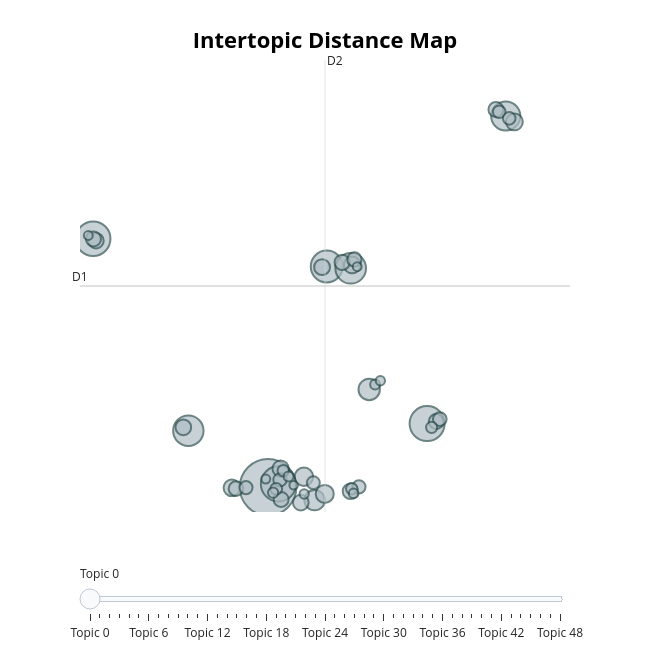

Write notebook code for a chart like this one.
### Markdown cell above
#### 5.2.3 Visualisation

### Code cell
topic_model.visualize_topics()

### Figure 1 — Plotly figure (JSON) as saved in the notebook; plotly's stock layout.template omitted (floating-point values rounded to 4 significant figures; data arrays with more than 128 entries replaced by an {"elided": "..."} marker saying what was removed)
{"data": [{"customdata": {"elided": "49x3 mixed values"}, "hovertemplate": "<b>Topic %{customdata[0]}</b><br>%{customdata[1]}<br>Size: %{customdata[2]}", "legendgroup": "", "marker": {"color": "#B0BEC5", "size": [482, 186, 185, 180, 153, 141, 139, 128, 69, 63, 51, 49, 43, 43, 41, 40, 38, 37, 37, 36, 36, 35, 34, 34, 34, 33, 32, 31, 28, 27, 26, 26, 25, 24, 24, 21, 20, 20, 19, 16, 15, 15, 14, 13, 13, 12, 12, 12, 11], "sizemode": "area", "sizeref": 0.3013, "symbol": "circle", "line": {"color": "DarkSlateGrey", "width": 2}}, "mode": "markers", "name": "", "orientation": "v", "showlegend": false, "x": [3.929, 4.257, 8.951, -1.593, 5.781, 6.539, 1.412, 11.43, 7.122, 5.399, 5.061, 5.719, 11.71, 6.584, 2.786, 4.326, 5.634, 1.254, 4.963, 6.53, -1.503, 6.268, 4.341, 11.12, -1.583, 9.238, 2.916, 6.654, 9.35, 4.306, 3.232, 6.799, 5.359, 11.23, 11.54, 4.187, 6.572, 4.41, 9.094, 4.089, 4.576, 7.309, 6.63, 5.069, 7.474, -1.746, 6.744, 3.857, 4.737], "xaxis": "x", "y": [-2.212, -2.06, 0.7713, 9.439, 8.136, 8.054, 0.435, 15.2, 2.372, -2.819, -1.719, -2.528, 14.92, 8.213, -2.243, -1.343, 8.109, 0.5933, -2.936, -2.403, 9.351, 8.332, -2.785, 15.5, 9.43, 0.8693, -2.28, 8.468, 0.98, -1.868, -2.231, -2.195, -1.999, 15.4, 15.09, -2.29, -2.285, -1.441, 0.5938, -2.471, -1.716, 2.599, -2.504, -2.531, 2.78, 9.593, 8.131, -1.831, -2.122], "yaxis": "y", "type": "scatter"}], "layout": {"xaxis": {"anchor": "y", "domain": [0.0, 1.0], "title": {"text": ""}, "visible": false, "range": [-2.008, 13.46]}, "yaxis": {"anchor": "x", "domain": [0.0, 1.0], "title": {"text": ""}, "visible": false, "range": [-3.376, 17.82]}, "legend": {"tracegroupgap": 0, "itemsizing": "constant"}, "margin": {"t": 60}, "title": {"font": {"size": 22, "color": "Black"}, "text": "<b>Intertopic Distance Map</b>", "y": 0.95, "x": 0.5, "xanchor": "center", "yanchor": "top"}, "hoverlabel": {"font": {"size": 16, "family": "Rockwell"}, "bgcolor": "white"}, "width": 650, "height": 650, "sliders": [{"active": 0, "pad": {"t": 50}, "steps": [{"args": [{"marker.color": [["red", "#B0BEC5", "#B0BEC5", "#B0BEC5", "#B0BEC5", "#B0BEC5", "#B0BEC5", "#B0BEC5", "#B0BEC5", "#B0BEC5", "#B0BEC5", "#B0BEC5", "#B0BEC5", "#B0BEC5", "#B0BEC5", "#B0BEC5", "#B0BEC5", "#B0BEC5", "#B0BEC5", "#B0BEC5", "#B0BEC5", "#B0BEC5", "#B0BEC5", "#B0BEC5", "#B0BEC5", "#B0BEC5", "#B0BEC5", "#B0BEC5", "#B0BEC5", "#B0BEC5", "#B0BEC5", "#B0BEC5", "#B0BEC5", "#B0BEC5", "#B0BEC5", "#B0BEC5", "#B0BEC5", "#B0BEC5", "#B0BEC5", "#B0BEC5", "#B0BEC5", "#B0BEC5", "#B0BEC5", "#B0BEC5", "#B0BEC5", "#B0BEC5", "#B0BEC5", "#B0BEC5", "#B0BEC5"]]}], "label": "Topic 0", "method": "update"}, {"args": [{"marker.color": [["#B0BEC5", "red", "#B0BEC5", "#B0BEC5", "#B0BEC5", "#B0BEC5", "#B0BEC5", "#B0BEC5", "#B0BEC5", "#B0BEC5", "#B0BEC5", "#B0BEC5", "#B0BEC5", "#B0BEC5", "#B0BEC5", "#B0BEC5", "#B0BEC5", "#B0BEC5", "#B0BEC5", "#B0BEC5", "#B0BEC5", "#B0BEC5", "#B0BEC5", "#B0BEC5", "#B0BEC5", "#B0BEC5", "#B0BEC5", "#B0BEC5", "#B0BEC5", "#B0BEC5", "#B0BEC5", "#B0BEC5", "#B0BEC5", "#B0BEC5", "#B0BEC5", "#B0BEC5", "#B0BEC5", "#B0BEC5", "#B0BEC5", "#B0BEC5", "#B0BEC5", "#B0BEC5", "#B0BEC5", "#B0BEC5", "#B0BEC5", "#B0BEC5", "#B0BEC5", "#B0BEC5", "#B0BEC5"]]}], "label": "Topic 1", "method": "update"}, {"args": [{"marker.color": [["#B0BEC5", "#B0BEC5", "red", "#B0BEC5", "#B0BEC5", "#B0BEC5", "#B0BEC5", "#B0BEC5", "#B0BEC5", "#B0BEC5", "#B0BEC5", "#B0BEC5", "#B0BEC5", "#B0BEC5", "#B0BEC5", "#B0BEC5", "#B0BEC5", "#B0BEC5", "#B0BEC5", "#B0BEC5", "#B0BEC5", "#B0BEC5", "#B0BEC5", "#B0BEC5", "#B0BEC5", "#B0BEC5", "#B0BEC5", "#B0BEC5", "#B0BEC5", "#B0BEC5", "#B0BEC5", "#B0BEC5", "#B0BEC5", "#B0BEC5", "#B0BEC5", "#B0BEC5", "#B0BEC5", "#B0BEC5", "#B0BEC5", "#B0BEC5", "#B0BEC5", "#B0BEC5", "#B0BEC5", "#B0BEC5", "#B0BEC5", "#B0BEC5", "#B0BEC5", "#B0BEC5", "#B0BEC5"]]}], "label": "Topic 2", "method": "update"}, {"args": [{"marker.color": [["#B0BEC5", "#B0BEC5", "#B0BEC5", "red", "#B0BEC5", "#B0BEC5", "#B0BEC5", "#B0BEC5", "#B0BEC5", "#B0BEC5", "#B0BEC5", "#B0BEC5", "#B0BEC5", "#B0BEC5", "#B0BEC5", "#B0BEC5", "#B0BEC5", "#B0BEC5", "#B0BEC5", "#B0BEC5", "#B0BEC5", "#B0BEC5", "#B0BEC5", "#B0BEC5", "#B0BEC5", "#B0BEC5", "#B0BEC5", "#B0BEC5", "#B0BEC5", "#B0BEC5", "#B0BEC5", "#B0BEC5", "#B0BEC5", "#B0BEC5", "#B0BEC5", "#B0BEC5", "#B0BEC5", "#B0BEC5", "#B0BEC5", "#B0BEC5", "#B0BEC5", "#B0BEC5", "#B0BEC5", "#B0BEC5", "#B0BEC5", "#B0BEC5", "#B0BEC5", "#B0BEC5", "#B0BEC5"]]}], "label": "Topic 3", "method": "update"}, {"args": [{"marker.color": [["#B0BEC5", "#B0BEC5", "#B0BEC5", "#B0BEC5", "red", "#B0BEC5", "#B0BEC5", "#B0BEC5", "#B0BEC5", "#B0BEC5", "#B0BEC5", "#B0BEC5", "#B0BEC5", "#B0BEC5", "#B0BEC5", "#B0BEC5", "#B0BEC5", "#B0BEC5", "#B0BEC5", "#B0BEC5", "#B0BEC5", "#B0BEC5", "#B0BEC5", "#B0BEC5", "#B0BEC5", "#B0BEC5", "#B0BEC5", "#B0BEC5", "#B0BEC5", "#B0BEC5", "#B0BEC5", "#B0BEC5", "#B0BEC5", "#B0BEC5", "#B0BEC5", "#B0BEC5", "#B0BEC5", "#B0BEC5", "#B0BEC5", "#B0BEC5", "#B0BEC5", "#B0BEC5", "#B0BEC5", "#B0BEC5", "#B0BEC5", "#B0BEC5", "#B0BEC5", "#B0BEC5", "#B0BEC5"]]}], "label": "Topic 4", "method": "update"}, {"args": [{"marker.color": [["#B0BEC5", "#B0BEC5", "#B0BEC5", "#B0BEC5", "#B0BEC5", "red", "#B0BEC5", "#B0BEC5", "#B0BEC5", "#B0BEC5", "#B0BEC5", "#B0BEC5", "#B0BEC5", "#B0BEC5", "#B0BEC5", "#B0BEC5", "#B0BEC5", "#B0BEC5", "#B0BEC5", "#B0BEC5", "#B0BEC5", "#B0BEC5", "#B0BEC5", "#B0BEC5", "#B0BEC5", "#B0BEC5", "#B0BEC5", "#B0BEC5", "#B0BEC5", "#B0BEC5", "#B0BEC5", "#B0BEC5", "#B0BEC5", "#B0BEC5", "#B0BEC5", "#B0BEC5", "#B0BEC5", "#B0BEC5", "#B0BEC5", "#B0BEC5", "#B0BEC5", "#B0BEC5", "#B0BEC5", "#B0BEC5", "#B0BEC5", "#B0BEC5", "#B0BEC5", "#B0BEC5", "#B0BEC5"]]}], "label": "Topic 5", "method": "update"}, {"args": [{"marker.color": [["#B0BEC5", "#B0BEC5", "#B0BEC5", "#B0BEC5", "#B0BEC5", "#B0BEC5", "red", "#B0BEC5", "#B0BEC5", "#B0BEC5", "#B0BEC5", "#B0BEC5", "#B0BEC5", "#B0BEC5", "#B0BEC5", "#B0BEC5", "#B0BEC5", "#B0BEC5", "#B0BEC5", "#B0BEC5", "#B0BEC5", "#B0BEC5", "#B0BEC5", "#B0BEC5", "#B0BEC5", "#B0BEC5", "#B0BEC5", "#B0BEC5", "#B0BEC5", "#B0BEC5", "#B0BEC5", "#B0BEC5", "#B0BEC5", "#B0BEC5", "#B0BEC5", "#B0BEC5", "#B0BEC5", "#B0BEC5", "#B0BEC5", "#B0BEC5", "#B0BEC5", "#B0BEC5", "#B0BEC5", "#B0BEC5", "#B0BEC5", "#B0BEC5", "#B0BEC5", "#B0BEC5", "#B0BEC5"]]}], "label": "Topic 6", "method": "update"}, {"args": [{"marker.color": [["#B0BEC5", "#B0BEC5", "#B0BEC5", "#B0BEC5", "#B0BEC5", "#B0BEC5", "#B0BEC5", "red", "#B0BEC5", "#B0BEC5", "#B0BEC5", "#B0BEC5", "#B0BEC5", "#B0BEC5", "#B0BEC5", "#B0BEC5", "#B0BEC5", "#B0BEC5", "#B0BEC5", "#B0BEC5", "#B0BEC5", "#B0BEC5", "#B0BEC5", "#B0BEC5", "#B0BEC5", "#B0BEC5", "#B0BEC5", "#B0BEC5", "#B0BEC5", "#B0BEC5", "#B0BEC5", "#B0BEC5", "#B0BEC5", "#B0BEC5", "#B0BEC5", "#B0BEC5", "#B0BEC5", "#B0BEC5", "#B0BEC5", "#B0BEC5", "#B0BEC5", "#B0BEC5", "#B0BEC5", "#B0BEC5", "#B0BEC5", "#B0BEC5", "#B0BEC5", "#B0BEC5", "#B0BEC5"]]}], "label": "Topic 7", "method": "update"}, {"args": [{"marker.color": [["#B0BEC5", "#B0BEC5", "#B0BEC5", "#B0BEC5", "#B0BEC5", "#B0BEC5", "#B0BEC5", "#B0BEC5", "red", "#B0BEC5", "#B0BEC5", "#B0BEC5", "#B0BEC5", "#B0BEC5", "#B0BEC5", "#B0BEC5", "#B0BEC5", "#B0BEC5", "#B0BEC5", "#B0BEC5", "#B0BEC5", "#B0BEC5", "#B0BEC5", "#B0BEC5", "#B0BEC5", "#B0BEC5", "#B0BEC5", "#B0BEC5", "#B0BEC5", "#B0BEC5", "#B0BEC5", "#B0BEC5", "#B0BEC5", "#B0BEC5", "#B0BEC5", "#B0BEC5", "#B0BEC5", "#B0BEC5", "#B0BEC5", "#B0BEC5", "#B0BEC5", "#B0BEC5", "#B0BEC5", "#B0BEC5", "#B0BEC5", "#B0BEC5", "#B0BEC5", "#B0BEC5", "#B0BEC5"]]}], "label": "Topic 8", "method": "update"}, {"args": [{"marker.color": [["#B0BEC5", "#B0BEC5", "#B0BEC5", "#B0BEC5", "#B0BEC5", "#B0BEC5", "#B0BEC5", "#B0BEC5", "#B0BEC5", "red", "#B0BEC5", "#B0BEC5", "#B0BEC5", "#B0BEC5", "#B0BEC5", "#B0BEC5", "#B0BEC5", "#B0BEC5", "#B0BEC5", "#B0BEC5", "#B0BEC5", "#B0BEC5", "#B0BEC5", "#B0BEC5", "#B0BEC5", "#B0BEC5", "#B0BEC5", "#B0BEC5", "#B0BEC5", "#B0BEC5", "#B0BEC5", "#B0BEC5", "#B0BEC5", "#B0BEC5", "#B0BEC5", "#B0BEC5", "#B0BEC5", "#B0BEC5", "#B0BEC5", "#B0BEC5", "#B0BEC5", "#B0BEC5", "#B0BEC5", "#B0BEC5", "#B0BEC5", "#B0BEC5", "#B0BEC5", "#B0BEC5", "#B0BEC5"]]}], "label": "Topic 9", "method": "update"}, {"args": [{"marker.color": [["#B0BEC5", "#B0BEC5", "#B0BEC5", "#B0BEC5", "#B0BEC5", "#B0BEC5", "#B0BEC5", "#B0BEC5", "#B0BEC5", "#B0BEC5", "red", "#B0BEC5", "#B0BEC5", "#B0BEC5", "#B0BEC5", "#B0BEC5", "#B0BEC5", "#B0BEC5", "#B0BEC5", "#B0BEC5", "#B0BEC5", "#B0BEC5", "#B0BEC5", "#B0BEC5", "#B0BEC5", "#B0BEC5", "#B0BEC5", "#B0BEC5", "#B0BEC5", "#B0BEC5", "#B0BEC5", "#B0BEC5", "#B0BEC5", "#B0BEC5", "#B0BEC5", "#B0BEC5", "#B0BEC5", "#B0BEC5", "#B0BEC5", "#B0BEC5", "#B0BEC5", "#B0BEC5", "#B0BEC5", "#B0BEC5", "#B0BEC5", "#B0BEC5", "#B0BEC5", "#B0BEC5", "#B0BEC5"]]}], "label": "Topic 10", "method": "update"}, {"args": [{"marker.color": [["#B0BEC5", "#B0BEC5", "#B0BEC5", "#B0BEC5", "#B0BEC5", "#B0BEC5", "#B0BEC5", "#B0BEC5", "#B0BEC5", "#B0BEC5", "#B0BEC5", "red", "#B0BEC5", "#B0BEC5", "#B0BEC5", "#B0BEC5", "#B0BEC5", "#B0BEC5", "#B0BEC5", "#B0BEC5", "#B0BEC5", "#B0BEC5", "#B0BEC5", "#B0BEC5", "#B0BEC5", "#B0BEC5", "#B0BEC5", "#B0BEC5", "#B0BEC5", "#B0BEC5", "#B0BEC5", "#B0BEC5", "#B0BEC5", "#B0BEC5", "#B0BEC5", "#B0BEC5", "#B0BEC5", "#B0BEC5", "#B0BEC5", "#B0BEC5", "#B0BEC5", "#B0BEC5", "#B0BEC5", "#B0BEC5", "#B0BEC5", "#B0BEC5", "#B0BEC5", "#B0BEC5", "#B0BEC5"]]}], "label": "Topic 11", "method": "update"}, {"args": [{"marker.color": [["#B0BEC5", "#B0BEC5", "#B0BEC5", "#B0BEC5", "#B0BEC5", "#B0BEC5", "#B0BEC5", "#B0BEC5", "#B0BEC5", "#B0BEC5", "#B0BEC5", "#B0BEC5", "red", "#B0BEC5", "#B0BEC5", "#B0BEC5", "#B0BEC5", "#B0BEC5", "#B0BEC5", "#B0BEC5", "#B0BEC5", "#B0BEC5", "#B0BEC5", "#B0BEC5", "#B0BEC5", "#B0BEC5", "#B0BEC5", "#B0BEC5", "#B0BEC5", "#B0BEC5", "#B0BEC5", "#B0BEC5", "#B0BEC5", "#B0BEC5", "#B0BEC5", "#B0BEC5", "#B0BEC5", "#B0BEC5", "#B0BEC5", "#B0BEC5", "#B0BEC5", "#B0BEC5", "#B0BEC5", "#B0BEC5", "#B0BEC5", "#B0BEC5", "#B0BEC5", "#B0BEC5", "#B0BEC5"]]}], "label": "Topic 12", "method": "update"}, {"args": [{"marker.color": [["#B0BEC5", "#B0BEC5", "#B0BEC5", "#B0BEC5", "#B0BEC5", "#B0BEC5", "#B0BEC5", "#B0BEC5", "#B0BEC5", "#B0BEC5", "#B0BEC5", "#B0BEC5", "#B0BEC5", "red", "#B0BEC5", "#B0BEC5", "#B0BEC5", "#B0BEC5", "#B0BEC5", "#B0BEC5", "#B0BEC5", "#B0BEC5", "#B0BEC5", "#B0BEC5", "#B0BEC5", "#B0BEC5", "#B0BEC5", "#B0BEC5", "#B0BEC5", "#B0BEC5", "#B0BEC5", "#B0BEC5", "#B0BEC5", "#B0BEC5", "#B0BEC5", "#B0BEC5", "#B0BEC5", "#B0BEC5", "#B0BEC5", "#B0BEC5", "#B0BEC5", "#B0BEC5", "#B0BEC5", "#B0BEC5", "#B0BEC5", "#B0BEC5", "#B0BEC5", "#B0BEC5", "#B0BEC5"]]}], "label": "Topic 13", "method": "update"}, {"args": [{"marker.color": [["#B0BEC5", "#B0BEC5", "#B0BEC5", "#B0BEC5", "#B0BEC5", "#B0BEC5", "#B0BEC5", "#B0BEC5", "#B0BEC5", "#B0BEC5", "#B0BEC5", "#B0BEC5", "#B0BEC5", "#B0BEC5", "red", "#B0BEC5", "#B0BEC5", "#B0BEC5", "#B0BEC5", "#B0BEC5", "#B0BEC5", "#B0BEC5", "#B0BEC5", "#B0BEC5", "#B0BEC5", "#B0BEC5", "#B0BEC5", "#B0BEC5", "#B0BEC5", "#B0BEC5", "#B0BEC5", "#B0BEC5", "#B0BEC5", "#B0BEC5", "#B0BEC5", "#B0BEC5", "#B0BEC5", "#B0BEC5", "#B0BEC5", "#B0BEC5", "#B0BEC5", "#B0BEC5", "#B0BEC5", "#B0BEC5", "#B0BEC5", "#B0BEC5", "#B0BEC5", "#B0BEC5", "#B0BEC5"]]}], "label": "Topic 14", "method": "update"}, {"args": [{"marker.color": [["#B0BEC5", "#B0BEC5", "#B0BEC5", "#B0BEC5", "#B0BEC5", "#B0BEC5", "#B0BEC5", "#B0BEC5", "#B0BEC5", "#B0BEC5", "#B0BEC5", "#B0BEC5", "#B0BEC5", "#B0BEC5", "#B0BEC5", "red", "#B0BEC5", "#B0BEC5", "#B0BEC5", "#B0BEC5", "#B0BEC5", "#B0BEC5", "#B0BEC5", "#B0BEC5", "#B0BEC5", "#B0BEC5", "#B0BEC5", "#B0BEC5", "#B0BEC5", "#B0BEC5", "#B0BEC5", "#B0BEC5", "#B0BEC5", "#B0BEC5", "#B0BEC5", "#B0BEC5", "#B0BEC5", "#B0BEC5", "#B0BEC5", "#B0BEC5", "#B0BEC5", "#B0BEC5", "#B0BEC5", "#B0BEC5", "#B0BEC5", "#B0BEC5", "#B0BEC5", "#B0BEC5", "#B0BEC5"]]}], "label": "Topic 15", "method": "update"}, {"args": [{"marker.color": [["#B0BEC5", "#B0BEC5", "#B0BEC5", "#B0BEC5", "#B0BEC5", "#B0BEC5", "#B0BEC5", "#B0BEC5", "#B0BEC5", "#B0BEC5", "#B0BEC5", "#B0BEC5", "#B0BEC5", "#B0BEC5", "#B0BEC5", "#B0BEC5", "red", "#B0BEC5", "#B0BEC5", "#B0BEC5", "#B0BEC5", "#B0BEC5", "#B0BEC5", "#B0BEC5", "#B0BEC5", "#B0BEC5", "#B0BEC5", "#B0BEC5", "#B0BEC5", "#B0BEC5", "#B0BEC5", "#B0BEC5", "#B0BEC5", "#B0BEC5", "#B0BEC5", "#B0BEC5", "#B0BEC5", "#B0BEC5", "#B0BEC5", "#B0BEC5", "#B0BEC5", "#B0BEC5", "#B0BEC5", "#B0BEC5", "#B0BEC5", "#B0BEC5", "#B0BEC5", "#B0BEC5", "#B0BEC5"]]}], "label": "Topic 16", "method": "update"}, {"args": [{"marker.color": [["#B0BEC5", "#B0BEC5", "#B0BEC5", "#B0BEC5", "#B0BEC5", "#B0BEC5", "#B0BEC5", "#B0BEC5", "#B0BEC5", "#B0BEC5", "#B0BEC5", "#B0BEC5", "#B0BEC5", "#B0BEC5", "#B0BEC5", "#B0BEC5", "#B0BEC5", "red", "#B0BEC5", "#B0BEC5", "#B0BEC5", "#B0BEC5", "#B0BEC5", "#B0BEC5", "#B0BEC5", "#B0BEC5", "#B0BEC5", "#B0BEC5", "#B0BEC5", "#B0BEC5", "#B0BEC5", "#B0BEC5", "#B0BEC5", "#B0BEC5", "#B0BEC5", "#B0BEC5", "#B0BEC5", "#B0BEC5", "#B0BEC5", "#B0BEC5", "#B0BEC5", "#B0BEC5", "#B0BEC5", "#B0BEC5", "#B0BEC5", "#B0BEC5", "#B0BEC5", "#B0BEC5", "#B0BEC5"]]}], "label": "Topic 17", "method": "update"}, {"args": [{"marker.color": [["#B0BEC5", "#B0BEC5", "#B0BEC5", "#B0BEC5", "#B0BEC5", "#B0BEC5", "#B0BEC5", "#B0BEC5", "#B0BEC5", "#B0BEC5", "#B0BEC5", "#B0BEC5", "#B0BEC5", "#B0BEC5", "#B0BEC5", "#B0BEC5", "#B0BEC5", "#B0BEC5", "red", "#B0BEC5", "#B0BEC5", "#B0BEC5", "#B0BEC5", "#B0BEC5", "#B0BEC5", "#B0BEC5", "#B0BEC5", "#B0BEC5", "#B0BEC5", "#B0BEC5", "#B0BEC5", "#B0BEC5", "#B0BEC5", "#B0BEC5", "#B0BEC5", "#B0BEC5", "#B0BEC5", "#B0BEC5", "#B0BEC5", "#B0BEC5", "#B0BEC5", "#B0BEC5", "#B0BEC5", "#B0BEC5", "#B0BEC5", "#B0BEC5", "#B0BEC5", "#B0BEC5", "#B0BEC5"]]}], "label": "Topic 18", "method": "update"}, {"args": [{"marker.color": [["#B0BEC5", "#B0BEC5", "#B0BEC5", "#B0BEC5", "#B0BEC5", "#B0BEC5", "#B0BEC5", "#B0BEC5", "#B0BEC5", "#B0BEC5", "#B0BEC5", "#B0BEC5", "#B0BEC5", "#B0BEC5", "#B0BEC5", "#B0BEC5", "#B0BEC5", "#B0BEC5", "#B0BEC5", "red", "#B0BEC5", "#B0BEC5", "#B0BEC5", "#B0BEC5", "#B0BEC5", "#B0BEC5", "#B0BEC5", "#B0BEC5", "#B0BEC5", "#B0BEC5", "#B0BEC5", "#B0BEC5", "#B0BEC5", "#B0BEC5", "#B0BEC5", "#B0BEC5", "#B0BEC5", "#B0BEC5", "#B0BEC5", "#B0BEC5", "#B0BEC5", "#B0BEC5", "#B0BEC5", "#B0BEC5", "#B0BEC5", "#B0BEC5", "#B0BEC5", "#B0BEC5", "#B0BEC5"]]}], "label": "Topic 19", "method": "update"}, {"args": [{"marker.color": [["#B0BEC5", "#B0BEC5", "#B0BEC5", "#B0BEC5", "#B0BEC5", "#B0BEC5", "#B0BEC5", "#B0BEC5", "#B0BEC5", "#B0BEC5", "#B0BEC5", "#B0BEC5", "#B0BEC5", "#B0BEC5", "#B0BEC5", "#B0BEC5", "#B0BEC5", "#B0BEC5", "#B0BEC5", "#B0BEC5", "red", "#B0BEC5", "#B0BEC5", "#B0BEC5", "#B0BEC5", "#B0BEC5", "#B0BEC5", "#B0BEC5", "#B0BEC5", "#B0BEC5", "#B0BEC5", "#B0BEC5", "#B0BEC5", "#B0BEC5", "#B0BEC5", "#B0BEC5", "#B0BEC5", "#B0BEC5", "#B0BEC5", "#B0BEC5", "#B0BEC5", "#B0BEC5", "#B0BEC5", "#B0BEC5", "#B0BEC5", "#B0BEC5", "#B0BEC5", "#B0BEC5", "#B0BEC5"]]}], "label": "Topic 20", "method": "update"}, {"args": [{"marker.color": [["#B0BEC5", "#B0BEC5", "#B0BEC5", "#B0BEC5", "#B0BEC5", "#B0BEC5", "#B0BEC5", "#B0BEC5", "#B0BEC5", "#B0BEC5", "#B0BEC5", "#B0BEC5", "#B0BEC5", "#B0BEC5", "#B0BEC5", "#B0BEC5", "#B0BEC5", "#B0BEC5", "#B0BEC5", "#B0BEC5", "#B0BEC5", "red", "#B0BEC5", "#B0BEC5", "#B0BEC5", "#B0BEC5", "#B0BEC5", "#B0BEC5", "#B0BEC5", "#B0BEC5", "#B0BEC5", "#B0BEC5", "#B0BEC5", "#B0BEC5", "#B0BEC5", "#B0BEC5", "#B0BEC5", "#B0BEC5", "#B0BEC5", "#B0BEC5", "#B0BEC5", "#B0BEC5", "#B0BEC5", "#B0BEC5", "#B0BEC5", "#B0BEC5", "#B0BEC5", "#B0BEC5", "#B0BEC5"]]}], "label": "Topic 21", "method": "update"}, {"args": [{"marker.color": [["#B0BEC5", "#B0BEC5", "#B0BEC5", "#B0BEC5", "#B0BEC5", "#B0BEC5", "#B0BEC5", "#B0BEC5", "#B0BEC5", "#B0BEC5", "#B0BEC5", "#B0BEC5", "#B0BEC5", "#B0BEC5", "#B0BEC5", "#B0BEC5", "#B0BEC5", "#B0BEC5", "#B0BEC5", "#B0BEC5", "#B0BEC5", "#B0BEC5", "red", "#B0BEC5", "#B0BEC5", "#B0BEC5", "#B0BEC5", "#B0BEC5", "#B0BEC5", "#B0BEC5", "#B0BEC5", "#B0BEC5", "#B0BEC5", "#B0BEC5", "#B0BEC5", "#B0BEC5", "#B0BEC5", "#B0BEC5", "#B0BEC5", "#B0BEC5", "#B0BEC5", "#B0BEC5", "#B0BEC5", "#B0BEC5", "#B0BEC5", "#B0BEC5", "#B0BEC5", "#B0BEC5", "#B0BEC5"]]}], "label": "Topic 22", "method": "update"}, {"args": [{"marker.color": [["#B0BEC5", "#B0BEC5", "#B0BEC5", "#B0BEC5", "#B0BEC5", "#B0BEC5", "#B0BEC5", "#B0BEC5", "#B0BEC5", "#B0BEC5", "#B0BEC5", "#B0BEC5", "#B0BEC5", "#B0BEC5", "#B0BEC5", "#B0BEC5", "#B0BEC5", "#B0BEC5", "#B0BEC5", "#B0BEC5", "#B0BEC5", "#B0BEC5", "#B0BEC5", "red", "#B0BEC5", "#B0BEC5", "#B0BEC5", "#B0BEC5", "#B0BEC5", "#B0BEC5", "#B0BEC5", "#B0BEC5", "#B0BEC5", "#B0BEC5", "#B0BEC5", "#B0BEC5", "#B0BEC5", "#B0BEC5", "#B0BEC5", "#B0BEC5", "#B0BEC5", "#B0BEC5", "#B0BEC5", "#B0BEC5", "#B0BEC5", "#B0BEC5", "#B0BEC5", "#B0BEC5", "#B0BEC5"]]}], "label": "Topic 23", "method": "update"}, {"args": [{"marker.color": [["#B0BEC5", "#B0BEC5", "#B0BEC5", "#B0BEC5", "#B0BEC5", "#B0BEC5", "#B0BEC5", "#B0BEC5", "#B0BEC5", "#B0BEC5", "#B0BEC5", "#B0BEC5", "#B0BEC5", "#B0BEC5", "#B0BEC5", "#B0BEC5", "#B0BEC5", "#B0BEC5", "#B0BEC5", "#B0BEC5", "#B0BEC5", "#B0BEC5", "#B0BEC5", "#B0BEC5", "red", "#B0BEC5", "#B0BEC5", "#B0BEC5", "#B0BEC5", "#B0BEC5", "#B0BEC5", "#B0BEC5", "#B0BEC5", "#B0BEC5", "#B0BEC5", "#B0BEC5", "#B0BEC5", "#B0BEC5", "#B0BEC5", "#B0BEC5", "#B0BEC5", "#B0BEC5", "#B0BEC5", "#B0BEC5", "#B0BEC5", "#B0BEC5", "#B0BEC5", "#B0BEC5", "#B0BEC5"]]}], "label": "Topic 24", "method": "update"}, {"args": [{"marker.color": [["#B0BEC5", "#B0BEC5", "#B0BEC5", "#B0BEC5", "#B0BEC5", "#B0BEC5", "#B0BEC5", "#B0BEC5", "#B0BEC5", "#B0BEC5", "#B0BEC5", "#B0BEC5", "#B0BEC5", "#B0BEC5", "#B0BEC5", "#B0BEC5", "#B0BEC5", "#B0BEC5", "#B0BEC5", "#B0BEC5", "#B0BEC5", "#B0BEC5", "#B0BEC5", "#B0BEC5", "#B0BEC5", "red", "#B0BEC5", "#B0BEC5", "#B0BEC5", "#B0BEC5", "#B0BEC5", "#B0BEC5", "#B0BEC5", "#B0BEC5", "#B0BEC5", "#B0BEC5", "#B0BEC5", "#B0BEC5", "#B0BEC5", "#B0BEC5", "#B0BEC5", "#B0BEC5", "#B0BEC5", "#B0BEC5", "#B0BEC5", "#B0BEC5", "#B0BEC5", "#B0BEC5", "#B0BEC5"]]}], "label": "Topic 25", "method": "update"}, {"args": [{"marker.color": [["#B0BEC5", "#B0BEC5", "#B0BEC5", "#B0BEC5", "#B0BEC5", "#B0BEC5", "#B0BEC5", "#B0BEC5", "#B0BEC5", "#B0BEC5", "#B0BEC5", "#B0BEC5", "#B0BEC5", "#B0BEC5", "#B0BEC5", "#B0BEC5", "#B0BEC5", "#B0BEC5", "#B0BEC5", "#B0BEC5", "#B0BEC5", "#B0BEC5", "#B0BEC5", "#B0BEC5", "#B0BEC5", "#B0BEC5", "red", "#B0BEC5", "#B0BEC5", "#B0BEC5", "#B0BEC5", "#B0BEC5", "#B0BEC5", "#B0BEC5", "#B0BEC5", "#B0BEC5", "#B0BEC5", "#B0BEC5", "#B0BEC5", "#B0BEC5", "#B0BEC5", "#B0BEC5", "#B0BEC5", "#B0BEC5", "#B0BEC5", "#B0BEC5", "#B0BEC5", "#B0BEC5", "#B0BEC5"]]}], "label": "Topic 26", "method": "update"}, {"args": [{"marker.color": [["#B0BEC5", "#B0BEC5", "#B0BEC5", "#B0BEC5", "#B0BEC5", "#B0BEC5", "#B0BEC5", "#B0BEC5", "#B0BEC5", "#B0BEC5", "#B0BEC5", "#B0BEC5", "#B0BEC5", "#B0BEC5", "#B0BEC5", "#B0BEC5", "#B0BEC5", "#B0BEC5", "#B0BEC5", "#B0BEC5", "#B0BEC5", "#B0BEC5", "#B0BEC5", "#B0BEC5", "#B0BEC5", "#B0BEC5", "#B0BEC5", "red", "#B0BEC5", "#B0BEC5", "#B0BEC5", "#B0BEC5", "#B0BEC5", "#B0BEC5", "#B0BEC5", "#B0BEC5", "#B0BEC5", "#B0BEC5", "#B0BEC5", "#B0BEC5", "#B0BEC5", "#B0BEC5", "#B0BEC5", "#B0BEC5", "#B0BEC5", "#B0BEC5", "#B0BEC5", "#B0BEC5", "#B0BEC5"]]}], "label": "Topic 27", "method": "update"}, {"args": [{"marker.color": [["#B0BEC5", "#B0BEC5", "#B0BEC5", "#B0BEC5", "#B0BEC5", "#B0BEC5", "#B0BEC5", "#B0BEC5", "#B0BEC5", "#B0BEC5", "#B0BEC5", "#B0BEC5", "#B0BEC5", "#B0BEC5", "#B0BEC5", "#B0BEC5", "#B0BEC5", "#B0BEC5", "#B0BEC5", "#B0BEC5", "#B0BEC5", "#B0BEC5", "#B0BEC5", "#B0BEC5", "#B0BEC5", "#B0BEC5", "#B0BEC5", "#B0BEC5", "red", "#B0BEC5", "#B0BEC5", "#B0BEC5", "#B0BEC5", "#B0BEC5", "#B0BEC5", "#B0BEC5", "#B0BEC5", "#B0BEC5", "#B0BEC5", "#B0BEC5", "#B0BEC5", "#B0BEC5", "#B0BEC5", "#B0BEC5", "#B0BEC5", "#B0BEC5", "#B0BEC5", "#B0BEC5", "#B0BEC5"]]}], "label": "Topic 28", "method": "update"}, {"args": [{"marker.color": [["#B0BEC5", "#B0BEC5", "#B0BEC5", "#B0BEC5", "#B0BEC5", "#B0BEC5", "#B0BEC5", "#B0BEC5", "#B0BEC5", "#B0BEC5", "#B0BEC5", "#B0BEC5", "#B0BEC5", "#B0BEC5", "#B0BEC5", "#B0BEC5", "#B0BEC5", "#B0BEC5", "#B0BEC5", "#B0BEC5", "#B0BEC5", "#B0BEC5", "#B0BEC5", "#B0BEC5", "#B0BEC5", "#B0BEC5", "#B0BEC5", "#B0BEC5", "#B0BEC5", "red", "#B0BEC5", "#B0BEC5", "#B0BEC5", "#B0BEC5", "#B0BEC5", "#B0BEC5", "#B0BEC5", "#B0BEC5", "#B0BEC5", "#B0BEC5", "#B0BEC5", "#B0BEC5", "#B0BEC5", "#B0BEC5", "#B0BEC5", "#B0BEC5", "#B0BEC5", "#B0BEC5", "#B0BEC5"]]}], "label": "Topic 29", "method": "update"}, {"args": [{"marker.color": [["#B0BEC5", "#B0BEC5", "#B0BEC5", "#B0BEC5", "#B0BEC5", "#B0BEC5", "#B0BEC5", "#B0BEC5", "#B0BEC5", "#B0BEC5", "#B0BEC5", "#B0BEC5", "#B0BEC5", "#B0BEC5", "#B0BEC5", "#B0BEC5", "#B0BEC5", "#B0BEC5", "#B0BEC5", "#B0BEC5", "#B0BEC5", "#B0BEC5", "#B0BEC5", "#B0BEC5", "#B0BEC5", "#B0BEC5", "#B0BEC5", "#B0BEC5", "#B0BEC5", "#B0BEC5", "red", "#B0BEC5", "#B0BEC5", "#B0BEC5", "#B0BEC5", "#B0BEC5", "#B0BEC5", "#B0BEC5", "#B0BEC5", "#B0BEC5", "#B0BEC5", "#B0BEC5", "#B0BEC5", "#B0BEC5", "#B0BEC5", "#B0BEC5", "#B0BEC5", "#B0BEC5", "#B0BEC5"]]}], "label": "Topic 30", "method": "update"}, {"args": [{"marker.color": [["#B0BEC5", "#B0BEC5", "#B0BEC5", "#B0BEC5", "#B0BEC5", "#B0BEC5", "#B0BEC5", "#B0BEC5", "#B0BEC5", "#B0BEC5", "#B0BEC5", "#B0BEC5", "#B0BEC5", "#B0BEC5", "#B0BEC5", "#B0BEC5", "#B0BEC5", "#B0BEC5", "#B0BEC5", "#B0BEC5", "#B0BEC5", "#B0BEC5", "#B0BEC5", "#B0BEC5", "#B0BEC5", "#B0BEC5", "#B0BEC5", "#B0BEC5", "#B0BEC5", "#B0BEC5", "#B0BEC5", "red", "#B0BEC5", "#B0BEC5", "#B0BEC5", "#B0BEC5", "#B0BEC5", "#B0BEC5", "#B0BEC5", "#B0BEC5", "#B0BEC5", "#B0BEC5", "#B0BEC5", "#B0BEC5", "#B0BEC5", "#B0BEC5", "#B0BEC5", "#B0BEC5", "#B0BEC5"]]}], "label": "Topic 31", "method": "update"}, {"args": [{"marker.color": [["#B0BEC5", "#B0BEC5", "#B0BEC5", "#B0BEC5", "#B0BEC5", "#B0BEC5", "#B0BEC5", "#B0BEC5", "#B0BEC5", "#B0BEC5", "#B0BEC5", "#B0BEC5", "#B0BEC5", "#B0BEC5", "#B0BEC5", "#B0BEC5", "#B0BEC5", "#B0BEC5", "#B0BEC5", "#B0BEC5", "#B0BEC5", "#B0BEC5", "#B0BEC5", "#B0BEC5", "#B0BEC5", "#B0BEC5", "#B0BEC5", "#B0BEC5", "#B0BEC5", "#B0BEC5", "#B0BEC5", "#B0BEC5", "red", "#B0BEC5", "#B0BEC5", "#B0BEC5", "#B0BEC5", "#B0BEC5", "#B0BEC5", "#B0BEC5", "#B0BEC5", "#B0BEC5", "#B0BEC5", "#B0BEC5", "#B0BEC5", "#B0BEC5", "#B0BEC5", "#B0BEC5", "#B0BEC5"]]}], "label": "Topic 32", "method": "update"}, {"args": [{"marker.color": [["#B0BEC5", "#B0BEC5", "#B0BEC5", "#B0BEC5", "#B0BEC5", "#B0BEC5", "#B0BEC5", "#B0BEC5", "#B0BEC5", "#B0BEC5", "#B0BEC5", "#B0BEC5", "#B0BEC5", "#B0BEC5", "#B0BEC5", "#B0BEC5", "#B0BEC5", "#B0BEC5", "#B0BEC5", "#B0BEC5", "#B0BEC5", "#B0BEC5", "#B0BEC5", "#B0BEC5", "#B0BEC5", "#B0BEC5", "#B0BEC5", "#B0BEC5", "#B0BEC5", "#B0BEC5", "#B0BEC5", "#B0BEC5", "#B0BEC5", "red", "#B0BEC5", "#B0BEC5", "#B0BEC5", "#B0BEC5", "#B0BEC5", "#B0BEC5", "#B0BEC5", "#B0BEC5", "#B0BEC5", "#B0BEC5", "#B0BEC5", "#B0BEC5", "#B0BEC5", "#B0BEC5", "#B0BEC5"]]}], "label": "Topic 33", "method": "update"}, {"args": [{"marker.color": [["#B0BEC5", "#B0BEC5", "#B0BEC5", "#B0BEC5", "#B0BEC5", "#B0BEC5", "#B0BEC5", "#B0BEC5", "#B0BEC5", "#B0BEC5", "#B0BEC5", "#B0BEC5", "#B0BEC5", "#B0BEC5", "#B0BEC5", "#B0BEC5", "#B0BEC5", "#B0BEC5", "#B0BEC5", "#B0BEC5", "#B0BEC5", "#B0BEC5", "#B0BEC5", "#B0BEC5", "#B0BEC5", "#B0BEC5", "#B0BEC5", "#B0BEC5", "#B0BEC5", "#B0BEC5", "#B0BEC5", "#B0BEC5", "#B0BEC5", "#B0BEC5", "red", "#B0BEC5", "#B0BEC5", "#B0BEC5", "#B0BEC5", "#B0BEC5", "#B0BEC5", "#B0BEC5", "#B0BEC5", "#B0BEC5", "#B0BEC5", "#B0BEC5", "#B0BEC5", "#B0BEC5", "#B0BEC5"]]}], "label": "Topic 34", "method": "update"}, {"args": [{"marker.color": [["#B0BEC5", "#B0BEC5", "#B0BEC5", "#B0BEC5", "#B0BEC5", "#B0BEC5", "#B0BEC5", "#B0BEC5", "#B0BEC5", "#B0BEC5", "#B0BEC5", "#B0BEC5", "#B0BEC5", "#B0BEC5", "#B0BEC5", "#B0BEC5", "#B0BEC5", "#B0BEC5", "#B0BEC5", "#B0BEC5", "#B0BEC5", "#B0BEC5", "#B0BEC5", "#B0BEC5", "#B0BEC5", "#B0BEC5", "#B0BEC5", "#B0BEC5", "#B0BEC5", "#B0BEC5", "#B0BEC5", "#B0BEC5", "#B0BEC5", "#B0BEC5", "#B0BEC5", "red", "#B0BEC5", "#B0BEC5", "#B0BEC5", "#B0BEC5", "#B0BEC5", "#B0BEC5", "#B0BEC5", "#B0BEC5", "#B0BEC5", "#B0BEC5", "#B0BEC5", "#B0BEC5", "#B0BEC5"]]}], "label": "Topic 35", "method": "update"}, {"args": [{"marker.color": [["#B0BEC5", "#B0BEC5", "#B0BEC5", "#B0BEC5", "#B0BEC5", "#B0BEC5", "#B0BEC5", "#B0BEC5", "#B0BEC5", "#B0BEC5", "#B0BEC5", "#B0BEC5", "#B0BEC5", "#B0BEC5", "#B0BEC5", "#B0BEC5", "#B0BEC5", "#B0BEC5", "#B0BEC5", "#B0BEC5", "#B0BEC5", "#B0BEC5", "#B0BEC5", "#B0BEC5", "#B0BEC5", "#B0BEC5", "#B0BEC5", "#B0BEC5", "#B0BEC5", "#B0BEC5", "#B0BEC5", "#B0BEC5", "#B0BEC5", "#B0BEC5", "#B0BEC5", "#B0BEC5", "red", "#B0BEC5", "#B0BEC5", "#B0BEC5", "#B0BEC5", "#B0BEC5", "#B0BEC5", "#B0BEC5", "#B0BEC5", "#B0BEC5", "#B0BEC5", "#B0BEC5", "#B0BEC5"]]}], "label": "Topic 36", "method": "update"}, {"args": [{"marker.color": [["#B0BEC5", "#B0BEC5", "#B0BEC5", "#B0BEC5", "#B0BEC5", "#B0BEC5", "#B0BEC5", "#B0BEC5", "#B0BEC5", "#B0BEC5", "#B0BEC5", "#B0BEC5", "#B0BEC5", "#B0BEC5", "#B0BEC5", "#B0BEC5", "#B0BEC5", "#B0BEC5", "#B0BEC5", "#B0BEC5", "#B0BEC5", "#B0BEC5", "#B0BEC5", "#B0BEC5", "#B0BEC5", "#B0BEC5", "#B0BEC5", "#B0BEC5", "#B0BEC5", "#B0BEC5", "#B0BEC5", "#B0BEC5", "#B0BEC5", "#B0BEC5", "#B0BEC5", "#B0BEC5", "#B0BEC5", "red", "#B0BEC5", "#B0BEC5", "#B0BEC5", "#B0BEC5", "#B0BEC5", "#B0BEC5", "#B0BEC5", "#B0BEC5", "#B0BEC5", "#B0BEC5", "#B0BEC5"]]}], "label": "Topic 37", "method": "update"}, {"args": [{"marker.color": [["#B0BEC5", "#B0BEC5", "#B0BEC5", "#B0BEC5", "#B0BEC5", "#B0BEC5", "#B0BEC5", "#B0BEC5", "#B0BEC5", "#B0BEC5", "#B0BEC5", "#B0BEC5", "#B0BEC5", "#B0BEC5", "#B0BEC5", "#B0BEC5", "#B0BEC5", "#B0BEC5", "#B0BEC5", "#B0BEC5", "#B0BEC5", "#B0BEC5", "#B0BEC5", "#B0BEC5", "#B0BEC5", "#B0BEC5", "#B0BEC5", "#B0BEC5", "#B0BEC5", "#B0BEC5", "#B0BEC5", "#B0BEC5", "#B0BEC5", "#B0BEC5", "#B0BEC5", "#B0BEC5", "#B0BEC5", "#B0BEC5", "red", "#B0BEC5", "#B0BEC5", "#B0BEC5", "#B0BEC5", "#B0BEC5", "#B0BEC5", "#B0BEC5", "#B0BEC5", "#B0BEC5", "#B0BEC5"]]}], "label": "Topic 38", "method": "update"}, {"args": [{"marker.color": [["#B0BEC5", "#B0BEC5", "#B0BEC5", "#B0BEC5", "#B0BEC5", "#B0BEC5", "#B0BEC5", "#B0BEC5", "#B0BEC5", "#B0BEC5", "#B0BEC5", "#B0BEC5", "#B0BEC5", "#B0BEC5", "#B0BEC5", "#B0BEC5", "#B0BEC5", "#B0BEC5", "#B0BEC5", "#B0BEC5", "#B0BEC5", "#B0BEC5", "#B0BEC5", "#B0BEC5", "#B0BEC5", "#B0BEC5", "#B0BEC5", "#B0BEC5", "#B0BEC5", "#B0BEC5", "#B0BEC5", "#B0BEC5", "#B0BEC5", "#B0BEC5", "#B0BEC5", "#B0BEC5", "#B0BEC5", "#B0BEC5", "#B0BEC5", "red", "#B0BEC5", "#B0BEC5", "#B0BEC5", "#B0BEC5", "#B0BEC5", "#B0BEC5", "#B0BEC5", "#B0BEC5", "#B0BEC5"]]}], "label": "Topic 39", "method": "update"}, {"args": [{"marker.color": [["#B0BEC5", "#B0BEC5", "#B0BEC5", "#B0BEC5", "#B0BEC5", "#B0BEC5", "#B0BEC5", "#B0BEC5", "#B0BEC5", "#B0BEC5", "#B0BEC5", "#B0BEC5", "#B0BEC5", "#B0BEC5", "#B0BEC5", "#B0BEC5", "#B0BEC5", "#B0BEC5", "#B0BEC5", "#B0BEC5", "#B0BEC5", "#B0BEC5", "#B0BEC5", "#B0BEC5", "#B0BEC5", "#B0BEC5", "#B0BEC5", "#B0BEC5", "#B0BEC5", "#B0BEC5", "#B0BEC5", "#B0BEC5", "#B0BEC5", "#B0BEC5", "#B0BEC5", "#B0BEC5", "#B0BEC5", "#B0BEC5", "#B0BEC5", "#B0BEC5", "red", "#B0BEC5", "#B0BEC5", "#B0BEC5", "#B0BEC5", "#B0BEC5", "#B0BEC5", "#B0BEC5", "#B0BEC5"]]}], "label": "Topic 40", "method": "update"}, {"args": [{"marker.color": [["#B0BEC5", "#B0BEC5", "#B0BEC5", "#B0BEC5", "#B0BEC5", "#B0BEC5", "#B0BEC5", "#B0BEC5", "#B0BEC5", "#B0BEC5", "#B0BEC5", "#B0BEC5", "#B0BEC5", "#B0BEC5", "#B0BEC5", "#B0BEC5", "#B0BEC5", "#B0BEC5", "#B0BEC5", "#B0BEC5", "#B0BEC5", "#B0BEC5", "#B0BEC5", "#B0BEC5", "#B0BEC5", "#B0BEC5", "#B0BEC5", "#B0BEC5", "#B0BEC5", "#B0BEC5", "#B0BEC5", "#B0BEC5", "#B0BEC5", "#B0BEC5", "#B0BEC5", "#B0BEC5", "#B0BEC5", "#B0BEC5", "#B0BEC5", "#B0BEC5", "#B0BEC5", "red", "#B0BEC5", "#B0BEC5", "#B0BEC5", "#B0BEC5", "#B0BEC5", "#B0BEC5", "#B0BEC5"]]}], "label": "Topic 41", "method": "update"}, {"args": [{"marker.color": [["#B0BEC5", "#B0BEC5", "#B0BEC5", "#B0BEC5", "#B0BEC5", "#B0BEC5", "#B0BEC5", "#B0BEC5", "#B0BEC5", "#B0BEC5", "#B0BEC5", "#B0BEC5", "#B0BEC5", "#B0BEC5", "#B0BEC5", "#B0BEC5", "#B0BEC5", "#B0BEC5", "#B0BEC5", "#B0BEC5", "#B0BEC5", "#B0BEC5", "#B0BEC5", "#B0BEC5", "#B0BEC5", "#B0BEC5", "#B0BEC5", "#B0BEC5", "#B0BEC5", "#B0BEC5", "#B0BEC5", "#B0BEC5", "#B0BEC5", "#B0BEC5", "#B0BEC5", "#B0BEC5", "#B0BEC5", "#B0BEC5", "#B0BEC5", "#B0BEC5", "#B0BEC5", "#B0BEC5", "red", "#B0BEC5", "#B0BEC5", "#B0BEC5", "#B0BEC5", "#B0BEC5", "#B0BEC5"]]}], "label": "Topic 42", "method": "update"}, {"args": [{"marker.color": [["#B0BEC5", "#B0BEC5", "#B0BEC5", "#B0BEC5", "#B0BEC5", "#B0BEC5", "#B0BEC5", "#B0BEC5", "#B0BEC5", "#B0BEC5", "#B0BEC5", "#B0BEC5", "#B0BEC5", "#B0BEC5", "#B0BEC5", "#B0BEC5", "#B0BEC5", "#B0BEC5", "#B0BEC5", "#B0BEC5", "#B0BEC5", "#B0BEC5", "#B0BEC5", "#B0BEC5", "#B0BEC5", "#B0BEC5", "#B0BEC5", "#B0BEC5", "#B0BEC5", "#B0BEC5", "#B0BEC5", "#B0BEC5", "#B0BEC5", "#B0BEC5", "#B0BEC5", "#B0BEC5", "#B0BEC5", "#B0BEC5", "#B0BEC5", "#B0BEC5", "#B0BEC5", "#B0BEC5", "#B0BEC5", "red", "#B0BEC5", "#B0BEC5", "#B0BEC5", "#B0BEC5", "#B0BEC5"]]}], "label": "Topic 43", "method": "update"}, {"args": [{"marker.color": [["#B0BEC5", "#B0BEC5", "#B0BEC5", "#B0BEC5", "#B0BEC5", "#B0BEC5", "#B0BEC5", "#B0BEC5", "#B0BEC5", "#B0BEC5", "#B0BEC5", "#B0BEC5", "#B0BEC5", "#B0BEC5", "#B0BEC5", "#B0BEC5", "#B0BEC5", "#B0BEC5", "#B0BEC5", "#B0BEC5", "#B0BEC5", "#B0BEC5", "#B0BEC5", "#B0BEC5", "#B0BEC5", "#B0BEC5", "#B0BEC5", "#B0BEC5", "#B0BEC5", "#B0BEC5", "#B0BEC5", "#B0BEC5", "#B0BEC5", "#B0BEC5", "#B0BEC5", "#B0BEC5", "#B0BEC5", "#B0BEC5", "#B0BEC5", "#B0BEC5", "#B0BEC5", "#B0BEC5", "#B0BEC5", "#B0BEC5", "red", "#B0BEC5", "#B0BEC5", "#B0BEC5", "#B0BEC5"]]}], "label": "Topic 44", "method": "update"}, {"args": [{"marker.color": [["#B0BEC5", "#B0BEC5", "#B0BEC5", "#B0BEC5", "#B0BEC5", "#B0BEC5", "#B0BEC5", "#B0BEC5", "#B0BEC5", "#B0BEC5", "#B0BEC5", "#B0BEC5", "#B0BEC5", "#B0BEC5", "#B0BEC5", "#B0BEC5", "#B0BEC5", "#B0BEC5", "#B0BEC5", "#B0BEC5", "#B0BEC5", "#B0BEC5", "#B0BEC5", "#B0BEC5", "#B0BEC5", "#B0BEC5", "#B0BEC5", "#B0BEC5", "#B0BEC5", "#B0BEC5", "#B0BEC5", "#B0BEC5", "#B0BEC5", "#B0BEC5", "#B0BEC5", "#B0BEC5", "#B0BEC5", "#B0BEC5", "#B0BEC5", "#B0BEC5", "#B0BEC5", "#B0BEC5", "#B0BEC5", "#B0BEC5", "#B0BEC5", "red", "#B0BEC5", "#B0BEC5", "#B0BEC5"]]}], "label": "Topic 45", "method": "update"}, {"args": [{"marker.color": [["#B0BEC5", "#B0BEC5", "#B0BEC5", "#B0BEC5", "#B0BEC5", "#B0BEC5", "#B0BEC5", "#B0BEC5", "#B0BEC5", "#B0BEC5", "#B0BEC5", "#B0BEC5", "#B0BEC5", "#B0BEC5", "#B0BEC5", "#B0BEC5", "#B0BEC5", "#B0BEC5", "#B0BEC5", "#B0BEC5", "#B0BEC5", "#B0BEC5", "#B0BEC5", "#B0BEC5", "#B0BEC5", "#B0BEC5", "#B0BEC5", "#B0BEC5", "#B0BEC5", "#B0BEC5", "#B0BEC5", "#B0BEC5", "#B0BEC5", "#B0BEC5", "#B0BEC5", "#B0BEC5", "#B0BEC5", "#B0BEC5", "#B0BEC5", "#B0BEC5", "#B0BEC5", "#B0BEC5", "#B0BEC5", "#B0BEC5", "#B0BEC5", "#B0BEC5", "red", "#B0BEC5", "#B0BEC5"]]}], "label": "Topic 46", "method": "update"}, {"args": [{"marker.color": [["#B0BEC5", "#B0BEC5", "#B0BEC5", "#B0BEC5", "#B0BEC5", "#B0BEC5", "#B0BEC5", "#B0BEC5", "#B0BEC5", "#B0BEC5", "#B0BEC5", "#B0BEC5", "#B0BEC5", "#B0BEC5", "#B0BEC5", "#B0BEC5", "#B0BEC5", "#B0BEC5", "#B0BEC5", "#B0BEC5", "#B0BEC5", "#B0BEC5", "#B0BEC5", "#B0BEC5", "#B0BEC5", "#B0BEC5", "#B0BEC5", "#B0BEC5", "#B0BEC5", "#B0BEC5", "#B0BEC5", "#B0BEC5", "#B0BEC5", "#B0BEC5", "#B0BEC5", "#B0BEC5", "#B0BEC5", "#B0BEC5", "#B0BEC5", "#B0BEC5", "#B0BEC5", "#B0BEC5", "#B0BEC5", "#B0BEC5", "#B0BEC5", "#B0BEC5", "#B0BEC5", "red", "#B0BEC5"]]}], "label": "Topic 47", "method": "update"}, {"args": [{"marker.color": [["#B0BEC5", "#B0BEC5", "#B0BEC5", "#B0BEC5", "#B0BEC5", "#B0BEC5", "#B0BEC5", "#B0BEC5", "#B0BEC5", "#B0BEC5", "#B0BEC5", "#B0BEC5", "#B0BEC5", "#B0BEC5", "#B0BEC5", "#B0BEC5", "#B0BEC5", "#B0BEC5", "#B0BEC5", "#B0BEC5", "#B0BEC5", "#B0BEC5", "#B0BEC5", "#B0BEC5", "#B0BEC5", "#B0BEC5", "#B0BEC5", "#B0BEC5", "#B0BEC5", "#B0BEC5", "#B0BEC5", "#B0BEC5", "#B0BEC5", "#B0BEC5", "#B0BEC5", "#B0BEC5", "#B0BEC5", "#B0BEC5", "#B0BEC5", "#B0BEC5", "#B0BEC5", "#B0BEC5", "#B0BEC5", "#B0BEC5", "#B0BEC5", "#B0BEC5", "#B0BEC5", "#B0BEC5", "red"]]}], "label": "Topic 48", "method": "update"}]}], "shapes": [{"line": {"color": "#CFD8DC", "width": 2}, "type": "line", "x0": 5.727, "x1": 5.727, "y0": -3.376, "y1": 17.82}, {"line": {"color": "#9E9E9E", "width": 2}, "type": "line", "x0": -2.008, "x1": 13.46, "y0": 7.224, "y1": 7.224}], "annotations": [{"showarrow": false, "text": "D1", "x": -2.008, "y": 7.224, "yshift": 10}, {"showarrow": false, "text": "D2", "x": 5.727, "xshift": 10, "y": 17.82}]}}
